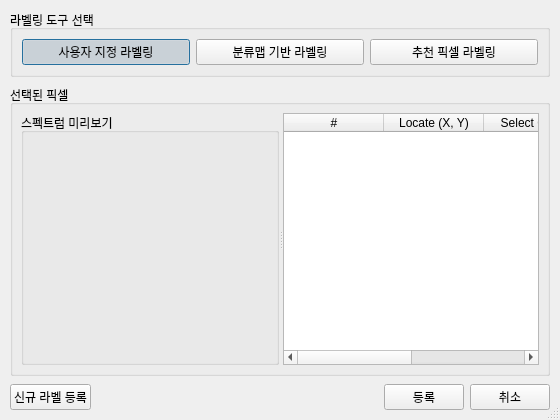
<?xml version="1.0" encoding="UTF-8"?>
<ui version="4.0">
 <class>PixelLabelingDialog</class>
 <widget class="QDialog" name="PixelLabelingDialog">
  <property name="geometry">
   <rect>
    <x>0</x>
    <y>0</y>
    <width>560</width>
    <height>420</height>
   </rect>
  </property>
  <property name="minimumSize">
   <size>
    <width>560</width>
    <height>420</height>
   </size>
  </property>
  <property name="windowTitle">
   <string>픽셀 라벨링</string>
  </property>
  <property name="sizeGripEnabled">
   <bool>true</bool>
  </property>
  <layout class="QVBoxLayout" name="verticalLayout_root">
   <property name="spacing">
    <number>8</number>
   </property>
   <property name="sizeConstraint">
    <enum>QLayout::SetDefaultConstraint</enum>
   </property>
   <property name="leftMargin">
    <number>10</number>
   </property>
   <property name="topMargin">
    <number>10</number>
   </property>
   <property name="rightMargin">
    <number>10</number>
   </property>
   <property name="bottomMargin">
    <number>10</number>
   </property>
   <item>
    <widget class="QGroupBox" name="toolGroup">
     <property name="sizePolicy">
      <sizepolicy hsizetype="Preferred" vsizetype="Fixed">
       <horstretch>0</horstretch>
       <verstretch>0</verstretch>
      </sizepolicy>
     </property>
     <property name="title">
      <string>라벨링 도구 선택</string>
     </property>
     <layout class="QVBoxLayout" name="verticalLayout_tools">
      <property name="spacing">
       <number>6</number>
      </property>
      <property name="leftMargin">
       <number>9</number>
      </property>
      <property name="topMargin">
       <number>9</number>
      </property>
      <property name="rightMargin">
       <number>9</number>
      </property>
      <property name="bottomMargin">
       <number>9</number>
      </property>
      <item>
       <layout class="QHBoxLayout" name="horizontalLayout_tools_row1">
        <property name="spacing">
         <number>6</number>
        </property>
        <property name="leftMargin">
         <number>0</number>
        </property>
        <property name="topMargin">
         <number>0</number>
        </property>
        <property name="rightMargin">
         <number>0</number>
        </property>
        <property name="bottomMargin">
         <number>0</number>
        </property>
        <item>
         <widget class="QPushButton" name="btnUserLabeling">
          <property name="sizePolicy">
           <sizepolicy hsizetype="Minimum" vsizetype="Fixed">
            <horstretch>0</horstretch>
            <verstretch>0</verstretch>
           </sizepolicy>
          </property>
          <property name="text">
           <string>사용자 지정 라벨링</string>
          </property>
          <property name="checkable">
           <bool>true</bool>
          </property>
          <property name="checked">
           <bool>true</bool>
          </property>
         </widget>
        </item>
        <item>
         <widget class="QPushButton" name="btnClassmapLabeling">
          <property name="sizePolicy">
           <sizepolicy hsizetype="Minimum" vsizetype="Fixed">
            <horstretch>0</horstretch>
            <verstretch>0</verstretch>
           </sizepolicy>
          </property>
          <property name="text">
           <string>분류맵 기반 라벨링</string>
          </property>
          <property name="checkable">
           <bool>true</bool>
          </property>
         </widget>
        </item>
        <item>
         <widget class="QPushButton" name="btnRecommendLabeling">
          <property name="sizePolicy">
           <sizepolicy hsizetype="Minimum" vsizetype="Fixed">
            <horstretch>0</horstretch>
            <verstretch>0</verstretch>
           </sizepolicy>
          </property>
          <property name="text">
           <string>추천 픽셀 라벨링</string>
          </property>
         </widget>
        </item>
       </layout>
      </item>
      <item>
       <layout class="QHBoxLayout" name="horizontalLayout_tools_row2">
        <property name="spacing">
         <number>6</number>
        </property>
        <property name="leftMargin">
         <number>0</number>
        </property>
        <property name="topMargin">
         <number>0</number>
        </property>
        <property name="rightMargin">
         <number>0</number>
        </property>
        <property name="bottomMargin">
         <number>0</number>
        </property>
       </layout>
      </item>
     </layout>
    </widget>
   </item>
   <item>
    <widget class="QGroupBox" name="selectedGroup">
     <property name="title">
      <string>선택된 픽셀</string>
     </property>
     <layout class="QVBoxLayout" name="verticalLayout_table">
      <property name="spacing">
       <number>6</number>
      </property>
      <property name="leftMargin">
       <number>8</number>
      </property>
      <property name="topMargin">
       <number>8</number>
      </property>
      <property name="rightMargin">
       <number>8</number>
      </property>
      <property name="bottomMargin">
       <number>8</number>
      </property>
      <item>
       <widget class="QSplitter" name="splitterSpectrumTable">
        <property name="orientation">
         <enum>Qt::Horizontal</enum>
        </property>
        <widget class="QGroupBox" name="spectrumGroup">
         <property name="sizePolicy">
          <sizepolicy hsizetype="Preferred" vsizetype="Expanding">
           <horstretch>1</horstretch>
           <verstretch>1</verstretch>
          </sizepolicy>
         </property>
         <property name="title">
          <string>스펙트럼 미리보기</string>
         </property>
         <layout class="QVBoxLayout" name="verticalLayout_spectrum">
          <property name="spacing">
           <number>6</number>
          </property>
          <property name="leftMargin">
           <number>6</number>
          </property>
          <property name="topMargin">
           <number>6</number>
          </property>
          <property name="rightMargin">
           <number>6</number>
          </property>
          <property name="bottomMargin">
           <number>6</number>
          </property>
          <item>
           <widget class="QWidget" name="spectrumPreview" native="true">
            <property name="sizePolicy">
             <sizepolicy hsizetype="Expanding" vsizetype="Expanding">
              <horstretch>1</horstretch>
              <verstretch>1</verstretch>
             </sizepolicy>
            </property>
            <property name="minimumSize">
             <size>
              <width>240</width>
              <height>160</height>
             </size>
            </property>
           </widget>
          </item>
         </layout>
        </widget>
        <widget class="QTableWidget" name="tableSelectedPixels">
         <property name="sizePolicy">
          <sizepolicy hsizetype="Expanding" vsizetype="Expanding">
           <horstretch>1</horstretch>
           <verstretch>1</verstretch>
          </sizepolicy>
         </property>
         <property name="editTriggers">
          <set>QAbstractItemView::NoEditTriggers</set>
         </property>
         <property name="alternatingRowColors">
          <bool>true</bool>
         </property>
         <property name="selectionMode">
          <enum>QAbstractItemView::SingleSelection</enum>
         </property>
         <property name="selectionBehavior">
          <enum>QAbstractItemView::SelectRows</enum>
         </property>
         <property name="rowCount">
          <number>0</number>
         </property>
         <property name="columnCount">
          <number>4</number>
         </property>
         <column>
          <property name="text">
           <string>#</string>
          </property>
         </column>
         <column>
          <property name="text">
           <string>Locate (X, Y)</string>
          </property>
         </column>
         <column>
          <property name="text">
           <string>Select Class</string>
          </property>
         </column>
         <column>
          <property name="text">
           <string>option</string>
          </property>
         </column>
        </widget>
       </widget>
      </item>
     </layout>
    </widget>
   </item>
   <item>
    <layout class="QHBoxLayout" name="horizontalLayout_bottom">
     <property name="spacing">
      <number>6</number>
     </property>
     <property name="leftMargin">
      <number>0</number>
     </property>
     <property name="topMargin">
      <number>0</number>
     </property>
     <property name="rightMargin">
      <number>0</number>
     </property>
     <property name="bottomMargin">
      <number>0</number>
     </property>
     <item>
      <widget class="QPushButton" name="pushButton">
       <property name="text">
        <string>신규 라벨 등록</string>
       </property>
      </widget>
     </item>
     <item>
      <spacer name="spacer_bottom">
       <property name="orientation">
        <enum>Qt::Horizontal</enum>
       </property>
       <property name="sizeHint" stdset="0">
        <size>
         <width>40</width>
         <height>20</height>
        </size>
       </property>
      </spacer>
     </item>
     <item>
      <widget class="QPushButton" name="btnRegister">
       <property name="sizePolicy">
        <sizepolicy hsizetype="Minimum" vsizetype="Fixed">
         <horstretch>0</horstretch>
         <verstretch>0</verstretch>
        </sizepolicy>
       </property>
       <property name="text">
        <string>등록</string>
       </property>
      </widget>
     </item>
     <item>
      <widget class="QPushButton" name="btnCancel">
       <property name="sizePolicy">
        <sizepolicy hsizetype="Minimum" vsizetype="Fixed">
         <horstretch>0</horstretch>
         <verstretch>0</verstretch>
        </sizepolicy>
       </property>
       <property name="text">
        <string>취소</string>
       </property>
       <property name="autoDefault">
        <bool>false</bool>
       </property>
      </widget>
     </item>
    </layout>
   </item>
  </layout>
 </widget>
 <resources/>
 <connections/>
</ui>
